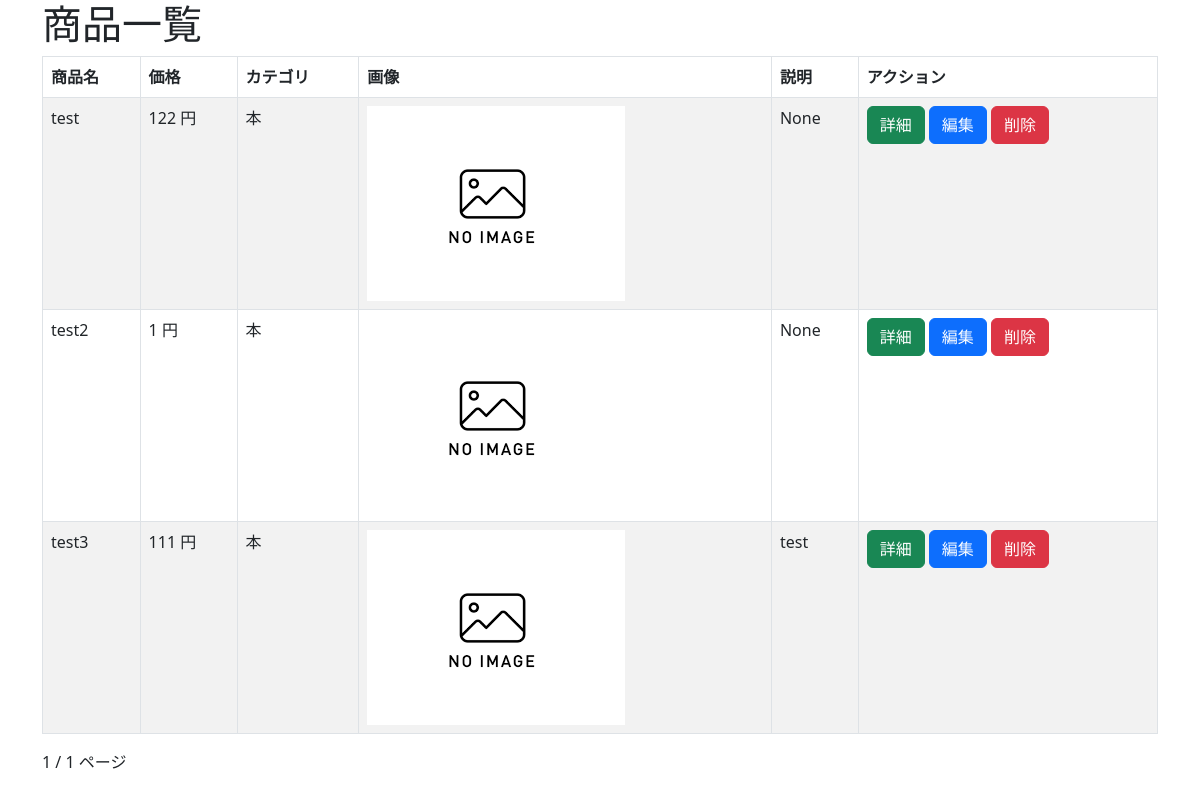
/crud/, run on the app's committed database.
### crud/models.py (models this page shows, shortened)
class Product(models.Model):
    name = models.CharField(max_length=200)
    price = models.PositiveIntegerField()
    category = models.ForeignKey(Category, on_delete=models.CASCADE)
    img = models.ImageField(blank=True, default='noImage.png')
    describe = models.TextField(blank=True, null=True)

class Category(models.Model):
    name = models.CharField(max_length=200)
    def __str__(self):
         return self.name

### crud/views.py (the view)
# urls.py: path('crud/', views.ProductListView.as_view(), name="list"),
class ProductListView(ListView):
    model = Product
    template_name = "product_list.html"
    paginate_by = 3

### crud/templates/product_list.html (shortened to what this page needs)
<!DOCTYPE html>
<html lang="ja">
<head>
    <link href="https://cdn.jsdelivr.net/npm/bootstrap@5.3.0-alpha3/dist/css/bootstrap.min.css" rel="stylesheet">
</head>
<body>
    <div class="container">
    <h1>商品一覧</h1>
    <table class="table table-striped table-hover table-bordered">
        <thead>
            <tr>
                <th>商品名</th>
                <th>価格</th>
                <th>カテゴリ</th>
                <th>画像</th>
                <th>説明</th>
                <th>アクション</th>
            </tr>
        </thead>
        <tbody>
            {% for product in object_list %}
            <tr>
                <td>{{ product.name }}</td>
                <td>{{ product.price }} 円</td>
                <td>{{ product.category }}</td>
                <td><img src="{{ product.img.url }}" style="width:100px height:auto;"></td>
                <td>{{product.describe}}</td>
                <td>
                    <button class="btn btn-success" onclick="location.href='{% url 'detail' pk=product.pk %}'">詳細</button>
                    <button class="btn btn-primary" onclick="location.href='{% url 'edit' pk=product.pk %}'">編集</button>
                    <button class="btn btn-danger" onclick="location.href='{% url 'delete' pk=product.pk %}'">削除</button>
                </td>
            </tr>
            {% endfor %}
        </tbody>
    </table>
    {{ page_obj.number }} / {{ page_obj.paginator.num_pages }} ページ<br>
    </div>
</body>
</html>

### data on the page
Product: name "test", price "122", category "本", img (placeholder picture), describe "None"
Product: name "test2", price "1", category "本", img (placeholder picture), describe "None"
Product: name "test3", price "111", category "本", img (placeholder picture), describe "test"

### other printed values
{{ page_obj.number }} "1"
{{ page_obj.paginator.num_pages }} "1"
